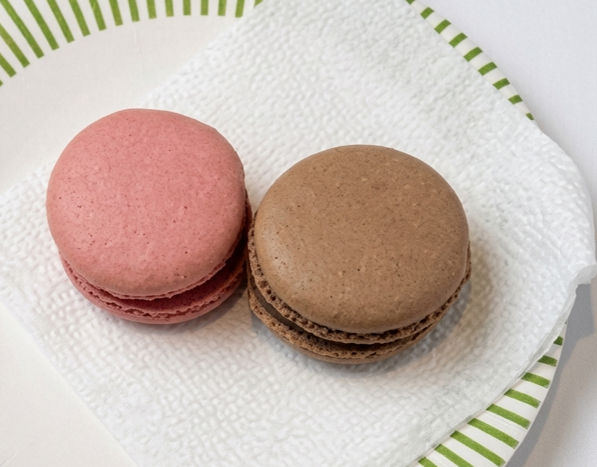
#> input picture picture/디저트 과일류/마카롱.png, 597 x 467 px
$ python extract_dessert_menu.py
#> lines starting #> are read from the running program, lines starting #| are printed output that depends on the picture
"""Convert dessert/fruit menu PNGs to 640x480 webp menu assets."""

from __future__ import annotations

from pathlib import Path

from PIL import Image

ROOT = Path(__file__).resolve().parents[1]
SOURCE_DIR = ROOT / "picture" / "디저트 과일류"
OUTPUT_DIR = ROOT / "src" / "assets" / "images" / "menu"

CANVAS_SIZE = (640, 480)
CANVAS_BG = (217, 214, 208)
FOOD_FILL = 0.90
TARGET_ASPECT = 4 / 3

ITEMS = [
    ("마카롱.png", "dessert_macaron.webp", "마카롱"),
    ("초코케익.png", "dessert_chocolate_cake.webp", "초코케익"),
    ("과일푸팅.png", "dessert_fruit_pudding.webp", "과일푸딩"),
    ("파인애플.png", "dessert_pineapple.webp", "파인애플"),
    ("오렌지.png", "dessert_orange.webp", "오렌지"),
    ("멜론.png", "dessert_melon.webp", "멜론"),
    ("미니우동.png", "dessert_mini_udon.webp", "미니우동"),
    ("미니 냉모밀.png", "dessert_mini_soba.webp", "미니냉모밀"),
]


def flatten_image(img: Image.Image) -> Image.Image:
    if img.mode == "RGBA":
        base = Image.new("RGB", img.size, CANVAS_BG)
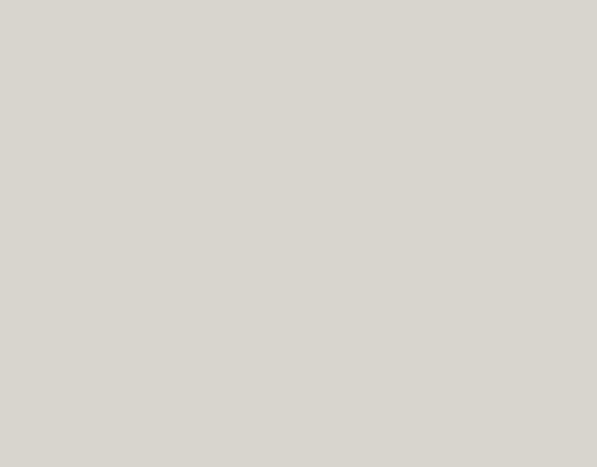
#> base: PIL image 597x467 RGB; mean R, G, B 217, 214, 208
        base.paste(img, mask=img.split()[3])
#> img is the input picture: PIL image 597x467 RGBA; mean R, G, B, A 200.5, 184.7, 175.9, 255
        return base
    return img.convert("RGB")


def pad_to_aspect(crop: Image.Image) -> Image.Image:
    w, h = crop.size
#> w = 597; h = 467
    current = w / h
#> current = 1.28

    if abs(current - TARGET_ASPECT) < 0.03:
        return crop

    if current > TARGET_ASPECT:
        new_h = int(w / TARGET_ASPECT)
        canvas = Image.new("RGB", (w, new_h), CANVAS_BG)
        canvas.paste(crop, (0, (new_h - h) // 2))
        return canvas

    new_w = int(h * TARGET_ASPECT)
#> new_w = 622
    canvas = Image.new("RGB", (new_w, h), CANVAS_BG)
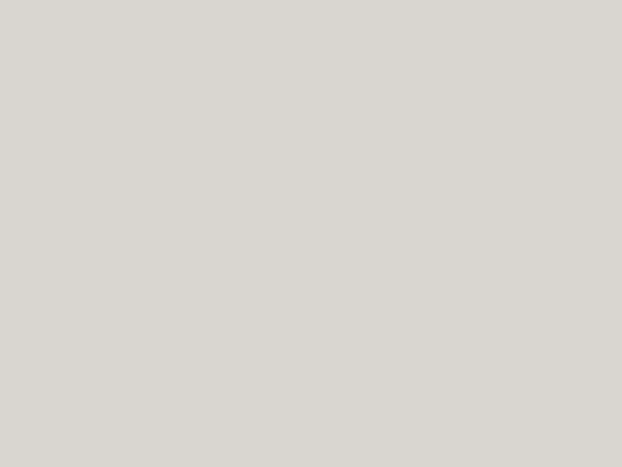
#> canvas: PIL image 622x467 RGB; mean R, G, B 217, 214, 208
    canvas.paste(crop, ((new_w - w) // 2, 0))
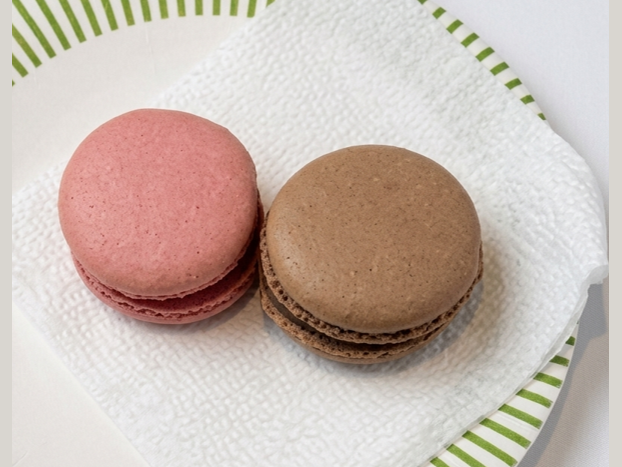
#> canvas: PIL image 622x467 RGB; mean R, G, B 201.2, 185.9, 177.2
    return canvas


def fit_on_canvas(crop: Image.Image) -> Image.Image:
    canvas = Image.new("RGB", CANVAS_SIZE, CANVAS_BG)
#> canvas: PIL image 640x480 RGB
    fw, fh = crop.size
#> fw = 622; fh = 467
    max_w = int(CANVAS_SIZE[0] * FOOD_FILL)
    max_h = int(CANVAS_SIZE[1] * FOOD_FILL)
    scale = min(max_w / fw, max_h / fh)
#> scale = 0.925
    new_size = (max(1, int(fw * scale)), max(1, int(fh * scale)))
#> new_size = (575, 432)
    resized = crop.resize(new_size, Image.Resampling.LANCZOS)

    x = (CANVAS_SIZE[0] - new_size[0]) // 2
#> x = 32
    y = (CANVAS_SIZE[1] - new_size[1]) // 2
#> y = 24
    canvas.paste(resized, (x, y))
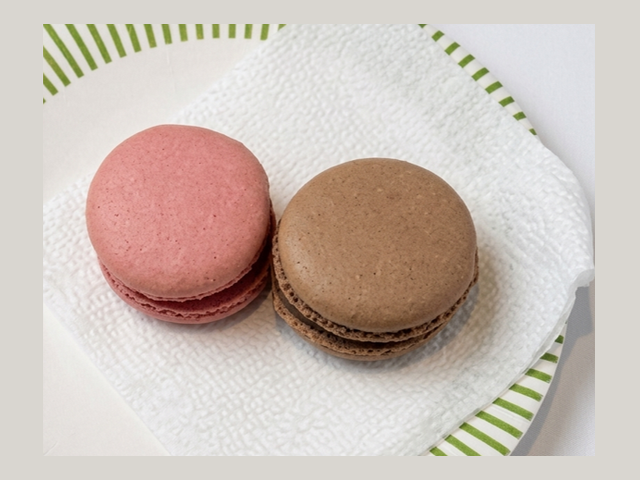
#> canvas: PIL image 640x480 RGB; mean R, G, B 204.2, 191.3, 183.1
    return canvas


def process_source(path: Path) -> Image.Image:
    img = flatten_image(Image.open(path))
    framed = pad_to_aspect(img)
    return fit_on_canvas(framed)


def main() -> None:
    OUTPUT_DIR.mkdir(parents=True, exist_ok=True)

    for source_name, output_name, label in ITEMS:
        source_path = SOURCE_DIR / source_name
        if not source_path.exists():
            raise FileNotFoundError(f"Missing source image: {source_path}")

        final = process_source(source_path)
        out_path = OUTPUT_DIR / output_name
        final.save(out_path, format="WEBP", quality=88, method=6)
        print(f"Saved {label} -> {out_path.name} ({final.size[0]}x{final.size[1]})")
#| Saved 마카롱 -> dessert_macaron.webp (640x480)
#> pass 2 of the loop in main, `for source_name, output_name, label in ITEMS:`:
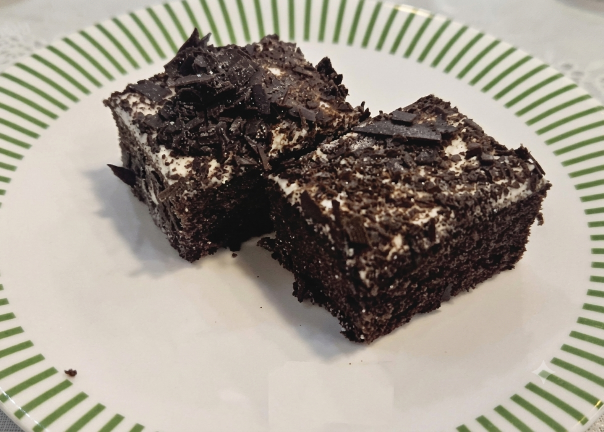
#> input picture picture/디저트 과일류/초코케익.png, 1207 x 864 px (shown at 1/2 size)
#> in flatten_image (call 2), `base = Image.new("RGB", img.size, CANVAS_BG)`:
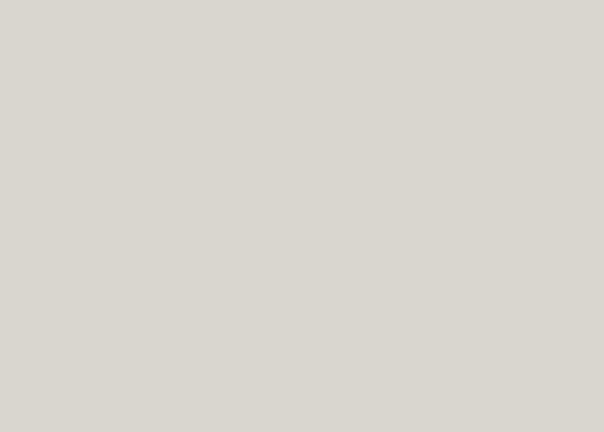
#> base: PIL image 1207x864 RGB (shown at 1/2 size); mean R, G, B 217, 214, 208
#> in flatten_image, img is the input picture: PIL image 1207x864 RGBA; mean R, G, B, A 156.9, 149.6, 138.2, 255
#> resized: PIL image 576x431 RGB
#> in fit_on_canvas (call 2), `canvas.paste(resized, (x, y))`:
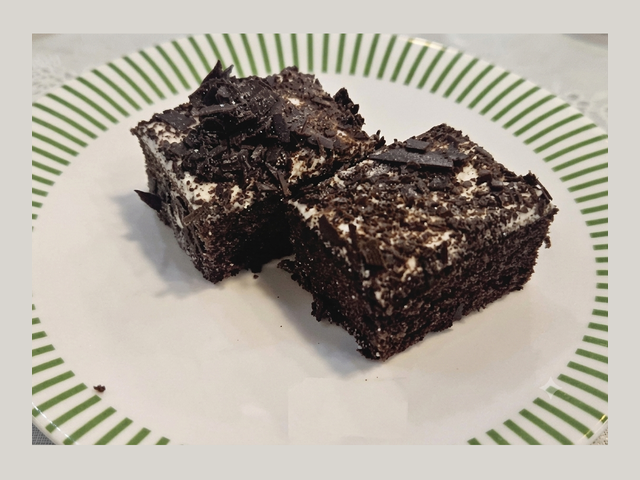
#> canvas: PIL image 640x480 RGB; mean R, G, B 170.7, 164.3, 154.1
#| Saved 초코케익 -> dessert_chocolate_cake.webp (640x480)
#> pass 3 of the loop in main, `for source_name, output_name, label in ITEMS:`:
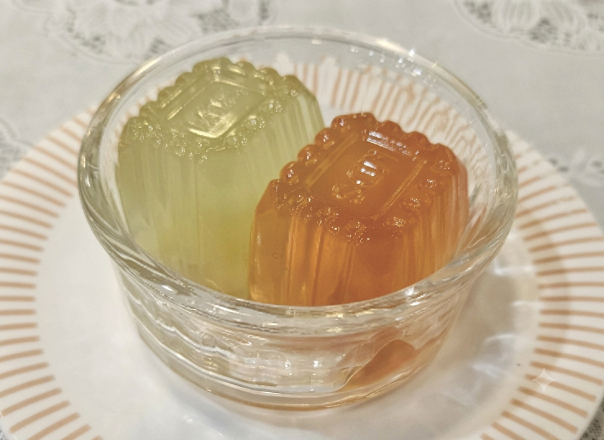
#> input picture picture/디저트 과일류/과일푸팅.png, 1208 x 880 px (shown at 1/2 size)
#> in flatten_image (call 3), `base = Image.new("RGB", img.size, CANVAS_BG)`:
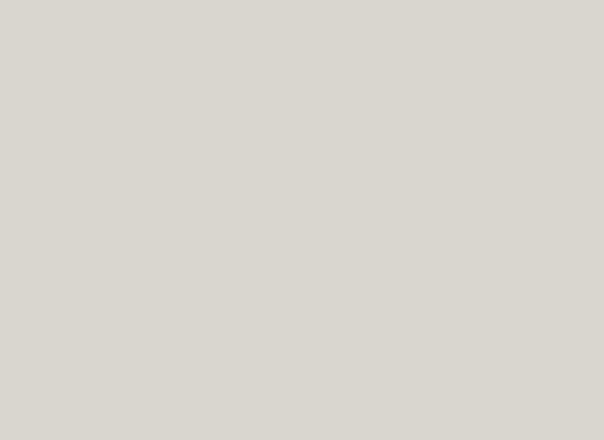
#> base: PIL image 1208x880 RGB (shown at 1/2 size); mean R, G, B 217, 214, 208
#> in flatten_image, img is the input picture: PIL image 1208x880 RGBA; mean R, G, B, A 192.9, 175.5, 148.7, 255
#> resized: PIL image 576x432 RGB
#> in fit_on_canvas (call 3), `canvas.paste(resized, (x, y))`:
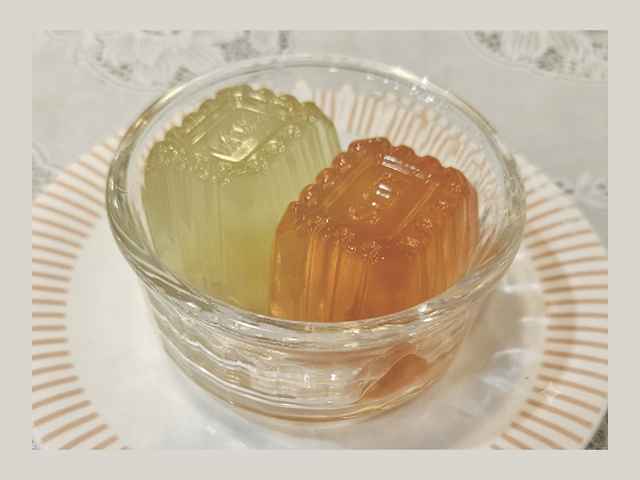
#> canvas: PIL image 640x480 RGB; mean R, G, B 198, 183.7, 161.4
#| Saved 과일푸딩 -> dessert_fruit_pudding.webp (640x480)
#> the loop made 5 passes; the first 3 are shown


if __name__ == "__main__":
#> (the run stopped early here; a loop or call above may not have finished)
